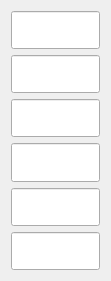
    <widget class="QWidget" name="verticalLayoutWidget_3">
     <property name="geometry">
      <rect>
       <x>280</x>
       <y>110</y>
       <width>111</width>
       <height>281</height>
      </rect>
     </property>
     <layout class="QVBoxLayout" name="verticalLayout_3">
      <item>
       <widget class="QLineEdit" name="txtCuentas1">
        <property name="sizePolicy">
         <sizepolicy hsizetype="Expanding" vsizetype="Expanding">
          <horstretch>0</horstretch>
          <verstretch>0</verstretch>
         </sizepolicy>
        </property>
        <property name="font">
         <font>
          <pointsize>16</pointsize>
         </font>
        </property>
        <property name="text">
         <string/>
        </property>
       </widget>
      </item>
      <item>
       <widget class="QLineEdit" name="txtCuentas2">
        <property name="sizePolicy">
         <sizepolicy hsizetype="Expanding" vsizetype="Expanding">
          <horstretch>0</horstretch>
          <verstretch>0</verstretch>
         </sizepolicy>
        </property>
        <property name="font">
         <font>
          <pointsize>16</pointsize>
         </font>
        </property>
        <property name="text">
         <string/>
        </property>
       </widget>
      </item>
      <item>
       <widget class="QLineEdit" name="txtCuentas3">
        <property name="sizePolicy">
         <sizepolicy hsizetype="Expanding" vsizetype="Expanding">
          <horstretch>0</horstretch>
          <verstretch>0</verstretch>
         </sizepolicy>
        </property>
        <property name="font">
         <font>
          <pointsize>16</pointsize>
         </font>
        </property>
        <property name="text">
         <string/>
        </property>
       </widget>
      </item>
      <item>
       <widget class="QLineEdit" name="txtCuentas4">
        <property name="sizePolicy">
         <sizepolicy hsizetype="Expanding" vsizetype="Expanding">
          <horstretch>0</horstretch>
          <verstretch>0</verstretch>
         </sizepolicy>
        </property>
        <property name="font">
         <font>
          <pointsize>16</pointsize>
         </font>
        </property>
        <property name="text">
         <string/>
        </property>
       </widget>
      </item>
      <item>
       <widget class="QLineEdit" name="txtCuentas5">
        <property name="sizePolicy">
         <sizepolicy hsizetype="Expanding" vsizetype="Expanding">
          <horstretch>0</horstretch>
          <verstretch>0</verstretch>
         </sizepolicy>
        </property>
        <property name="font">
         <font>
          <pointsize>16</pointsize>
         </font>
        </property>
        <property name="text">
         <string/>
        </property>
       </widget>
      </item>
      <item>
       <widget class="QLineEdit" name="txtCuentas6">
        <property name="sizePolicy">
         <sizepolicy hsizetype="Expanding" vsizetype="Expanding">
          <horstretch>0</horstretch>
          <verstretch>0</verstretch>
         </sizepolicy>
        </property>
        <property name="font">
         <font>
          <pointsize>16</pointsize>
         </font>
        </property>
        <property name="text">
         <string/>
        </property>
       </widget>
      </item>
     </layout>
    </widget>
